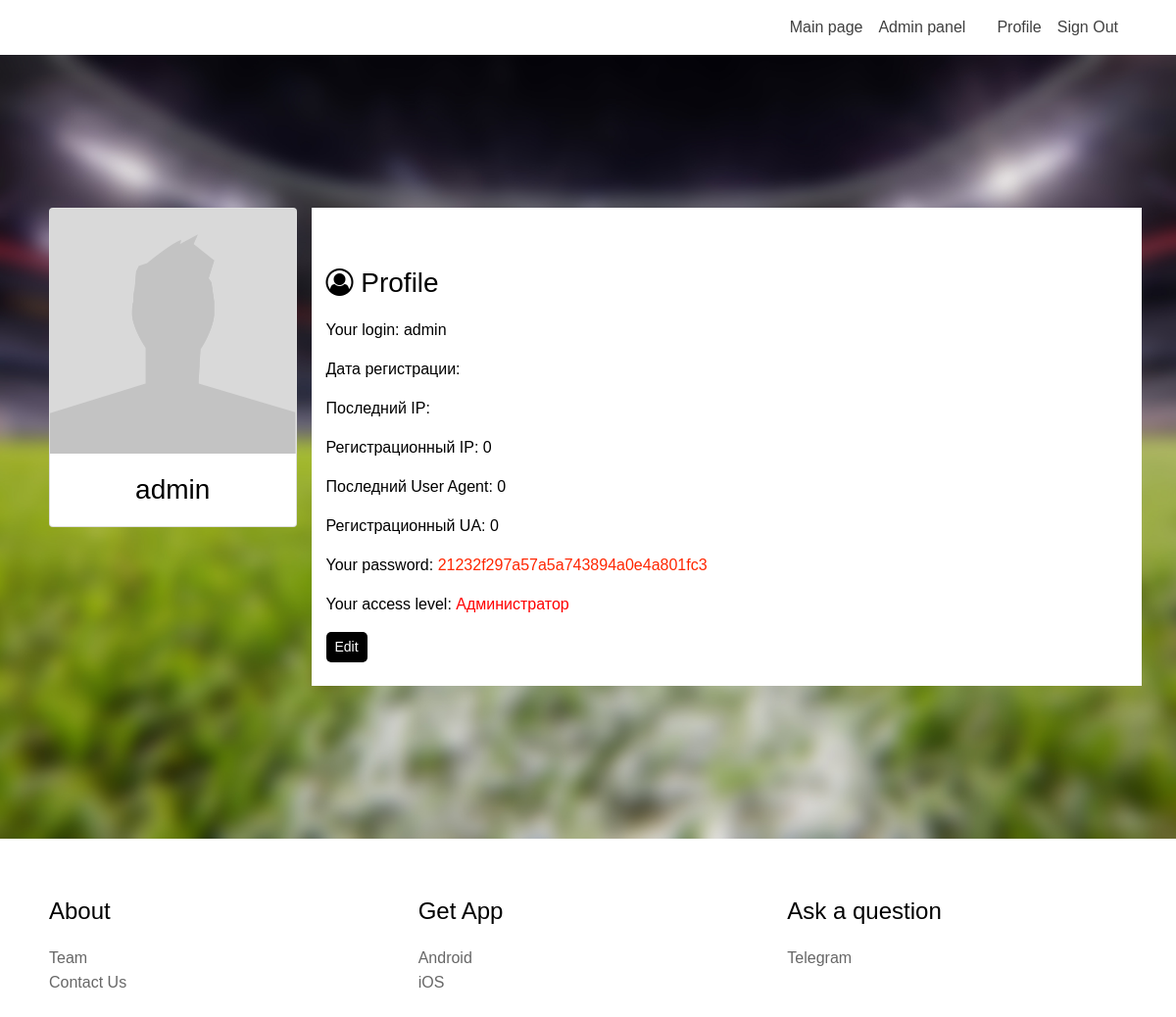
The app's page /profile/index.php (signed in) with its own data.
### tables this page shows
CREATE TABLE `Accounts` (
  `ID` int NOT NULL,
  `Login` varchar(32) NOT NULL,
  `Password` varchar(32) NOT NULL,
  `access` int DEFAULT NULL,
  `IP_reg` int NOT NULL,
  `IP_last` int NOT NULL,
  `UA_reg` int NOT NULL,
  `UA_last` int NOT NULL,
  `HTTP_USER_AGENT` varchar(32) NOT NULL
);

### engine/config.php (called while the page is built, shortened)
<?php
require_once('MySQL.php');
require_once('functions.php');
$user = isset($_SESSION['Login'], $_SESSION['Password']) ? authentication($_SESSION['Login'], $_SESSION['Password']) : 0;

### engine/lang/en.php (called while the page is built, shortened)
<?php
$lang_profile = array(
    "Title" => "Profile",
    "edit title" => "Edit",
    "edit-passwd title" => "Edit password",
    "Your login" => "Your login",
    "Your password" => "Your password",
    "Your password is securely protected by MD5 encryption technology" => "Your password is securely protected by MD5 encryption technology",
    "The Login can only consist of Latin letters and numbers" => "The Login can only consist of Latin letters and numbers",
    "Your access level" => "Your access level",
    "Edit" => "Edit",
    "The operation was completed successfully" => "The operation was completed successfully",
    "Error. The changes were not saved. The page will refresh in 10 seconds." => "Error. The changes were not saved. The page will refresh in 10 seconds.",
    "Login" => "Login",
    "Password" => "Password",
    "Enter your login" => "Enter your login",
    "Enter the password" => "Enter the password",
    "Continue" => "Continue",
    "Save" => "Save",
    "Back" => "Back"
);

### profile/content.php (the view)
<div class="bloc bloc-fill-screen bg-forrest tc-black l-bloc" id="profile-bloc">
    <div class="container">
        <div class="row">
            <div class="offset-lg-0 col-lg-3 offset-md-0 col-md-3 col-sm-4 col-5 d-sm-block d-none">
                <div class="card">
                    <img src="<?php echo URL; ?>/engine/img/lazyload-ph.png"
                        data-src="<?php echo URL; ?>/engine/img/placeholder-user.png"
                        class="img-fluid d-block img-margin-right lazyload" alt="placeholder user" />
                    <div class="card-body">
                        <div class="row">
                            <div class="col-12">
                                <h3 class="mg-md text-center tc-black h3-margin-bottom btn-resize-mode">
                                    <?php echo htmlspecialchars($user['Login']); ?></h3>
                            </div>
                        </div>
                    </div>
                </div>
            </div>
            <div class="offset-lg-0 col-lg-9 bgc-white offset-md-0 col-md-9 col-sm-8">
                <h3 class="mg-md tc-black h3-margin-top"><span class="fa fa-user-circle-o"></span>
                    <?php echo $lang_profile['Title']; ?></h3>
                <p><?php echo $lang_profile['Your login']; ?>: <?php echo htmlspecialchars($user['Login']); ?></p>
                <p>Дата регистрации: <?php echo htmlspecialchars($user['Date_reg']); ?></p>
                <p>Последний IP: <?php echo htmlspecialchars(base64_decode($user['IP_last'])); ?></p>
                <p>Регистрационный IP: <?php echo htmlspecialchars($user['IP_reg']); ?></p>
                <p>Последний User Agent: <?php echo htmlspecialchars($user['UA_last']); ?></p>
                <p>Регистрационный UA: <?php echo htmlspecialchars($user['UA_reg']); ?></p>
                <p data-placement="top" data-toggle="tooltip"
                    title="<?php echo $lang_profile['Your password is securely protected by MD5 encryption technology']; ?>">
                    <?php echo $lang_profile['Your password']; ?>:&nbsp;<a class="ltc-ferrari-red"
                        href="<?php echo URL; ?>/profile/edit-passwd"><?php echo htmlspecialchars($user['Password']); ?></a>
                </p>
                <p><?php echo $lang_profile['Your access level']; ?>: <?php echo access($user['access']); ?></p>
                <a href="<?php echo URL; ?>/profile/edit"
                    class="btn btn-sm btn-black btn-style float-lg-none"><?php echo $lang_profile['Edit']; ?></a><br><br>
            </div>
        </div>
    </div>
</div>

### engine/style.css (style rules this page uses)
body { margin:0;padding:0; background:#FFFFFF; overflow-x:hidden; -webkit-font-smoothing: antialiased; -moz-osx-font-smoothing: grayscale; }
a,button { transition: background .3s ease-in-out; outline: none!important; }
.bloc { width:100%;clear:both;background: 50% 50% no-repeat;padding:0 50px;-webkit-background-size: cover;-moz-background-size: cover;-o-background-size: cover;background-size: cover;position:relative;display:flex; }
.bloc .container { padding-left:0;padding-right:0; }
.bloc-fill-screen { min-height:100vh;display: flex;flex-direction: column;padding-top:20px;padding-bottom:20px; }
.bloc-fill-screen > .container { align-self: flex-middle;flex-grow: 1;display: flex; }
.bloc-fill-screen > .container > .row { flex-grow: 1;align-self: center;width:100%; }
.d-bloc .card,.l-bloc { color:rgba(0,0,0,.5); }
.d-bloc .card .a-btn,.l-bloc .a-btn,.l-bloc .navbar a,.l-bloc a .icon-sm, .l-bloc a .icon-md, .l-bloc a .icon-lg, .l-bloc a .icon-xl, .l-bloc h1 a, .l-bloc h2 a, .l-bloc h3 a, .l-bloc h4 a, .l-bloc h5 a, .l-bloc h6 a, .l-bloc p a { color:rgba(0,0,0,.6); }
.mg-md { margin-top:10px;margin-bottom:20px; }
h1,h2,h3,h4,h5,h6,p,label,.btn,a { font-family:"Helvetica"; }
.container { max-width:1140px; }
.h3-margin-bottom { margin-bottom:0px;margin-top:0px; }
.btn-style { border-radius:5px 5px 5px 5px; }
.h3-margin-top { margin-top:60px; }
.bgc-white { background-color:#FFFFFF; }
.tc-black { color:#000000!important; }
.btn-black { background:#000000;color:#FFFFFF!important; }
.ltc-ferrari-red { color:#FF2600!important; }
.bg-forrest { background-image:url("img/footballcort.jpg"); }

### records on screen
accounts: Login "admin", IP_reg "0", UA_last "0", UA_reg "0", Password "21232f297a57a5a743894a0e4a801fc3"

### other values on screen
$lang_nav['Main page'] "Main page"
$lang_nav['Admin panel'] "Admin panel"
$lang_nav['Profile'] "Profile"
$lang_nav['Sign Out'] "Sign Out"
$lang_profile['Title'] "Profile"
$lang_profile['Your login'] "Your login"
$lang_profile['Your password'] "Your password"
$lang_profile['Your access level'] "Your access level"
$lang_profile['Edit'] "Edit"
$lang_footer['About'] "About"
$lang_footer['Team'] "Team"
$lang_footer['Contact Us'] "Contact Us"
$lang_footer['Get App'] "Get App"
$lang_footer['Android'] "Android"
$lang_footer['iOS'] "iOS"
